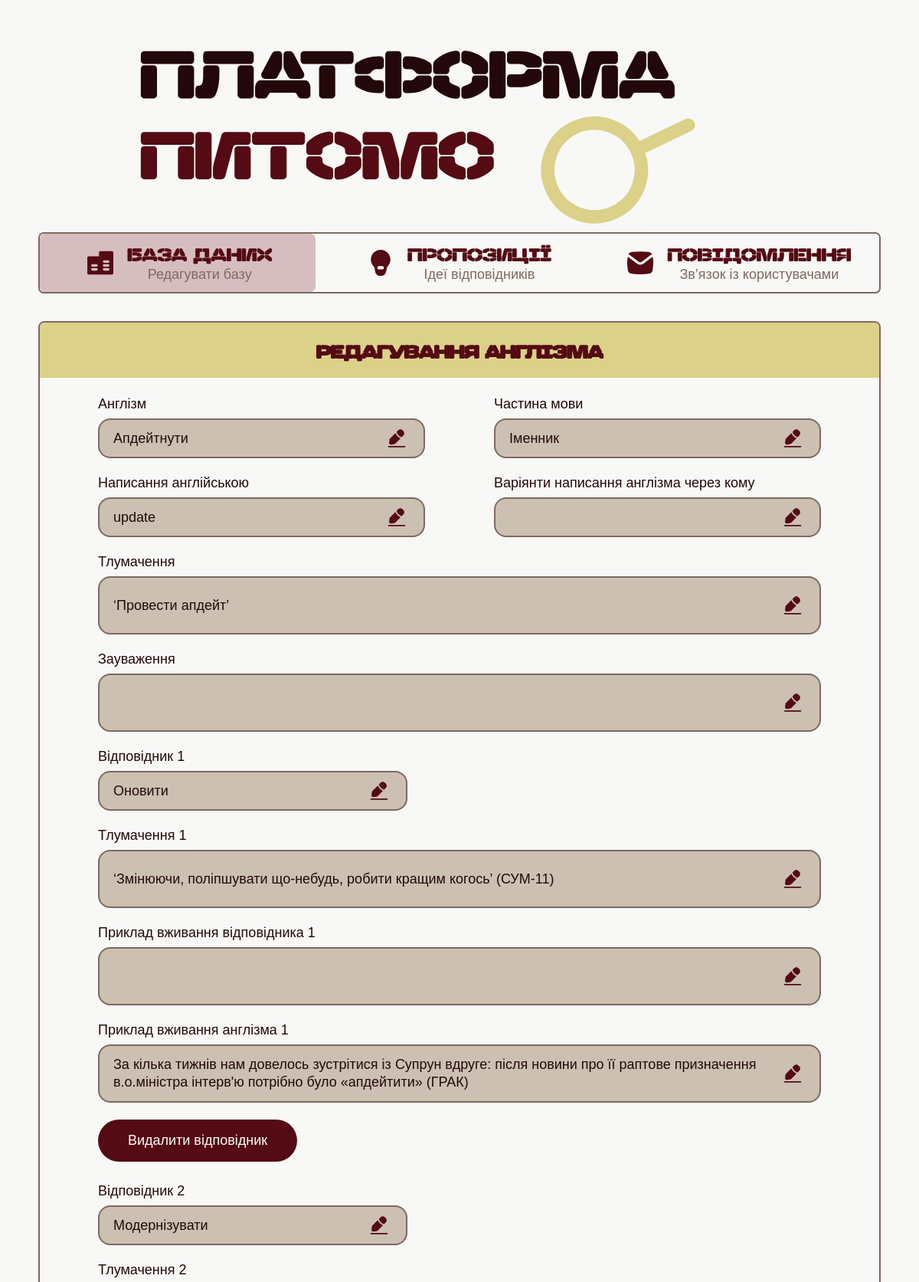
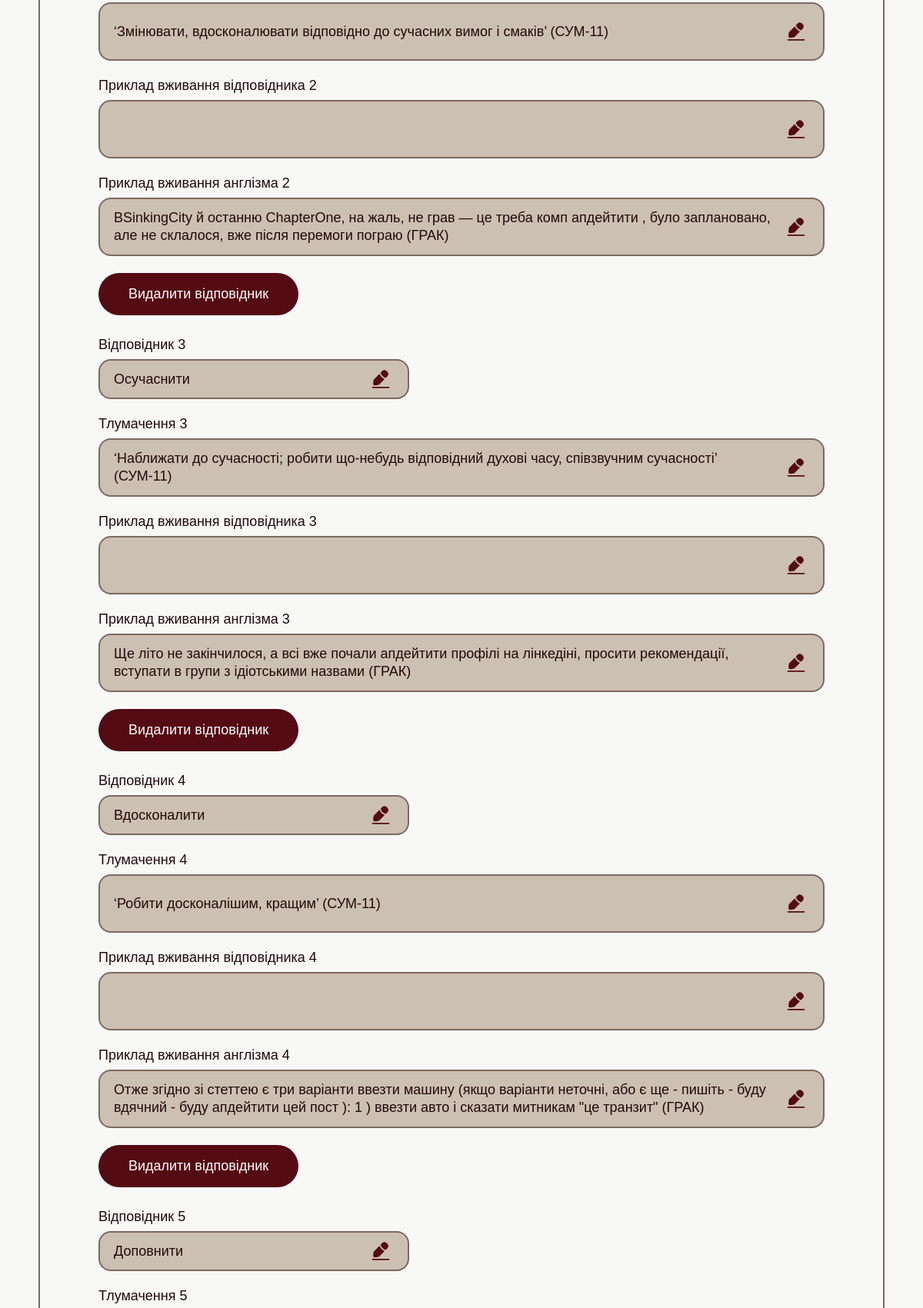
/admin_edit_anglicism/55 (signed in, upper part), run on the app's committed database (2 pictures, top to bottom).
### tables this page shows
CREATE TABLE "Англізм" (
"ID" INTEGER,
  "Англізм" TEXT,
  "Частина мови" TEXT,
  "Оригінальне написання англізма" TEXT,
  "Тлумачення" TEXT,
  "Зауваження" TEXT
);

CREATE TABLE "Відповідник" (
"ID" INTEGER,
  "ID англізма" INTEGER,
  "Відповідник" TEXT,
  "Тлумачення" TEXT,
  "Приклад вживання відповідника" TEXT,
  "Приклад вживання англізма" TEXT
);

### app.py (the view, shortened to what this page needs)
@app.route(
    "/admin_edit_anglicism/<int:anglicism_id>",
    methods=["GET", "POST"]
)
def admin_edit_anglicism(anglicism_id):
    if not session.get("admin_logged_in"):
        return redirect(url_for("admin_login"))
    conn = sqlite3.connect(DB_PATH)
    cursor = conn.cursor()
    anglicism_data = get_anglicism_by_id(
        anglicism_id
    )
    if not anglicism_data:
        conn.close()
        return redirect(url_for("admin_database"))
    equivalents = anglicism_data["replacements"]
    conn.close()
    return render_template(
        "admin_edit_anglicism.html",
        anglicism={
            "id": anglicism_data["id"],
            "word": anglicism_data["anglicism"],
            "part_of_speech": anglicism_data["part_of_speech"],
            "english_word": anglicism_data["original_spelling"],
            "definition": anglicism_data["definition"],
            "notes": "",
            "variants": ", ".join(anglicism_data["variants"])
        },
        equivalents=equivalents
    )

### templates/admin_edit_anglicism.html (shortened to what this page needs)
<!DOCTYPE html>
<html lang="uk">
<head>
  <link
    rel="stylesheet"
    href="{{ url_for('static', filename='css/admin_edit_anglicism.css') }}"
  />
</head>
<body>
<header class="admin-header">
  <img
    class="logo"
    src="{{ url_for('static', filename='images/Лого.svg') }}"
    alt="Платформа Питомо"
  />
  <nav class="admin-nav">
    <a
      href="{{ url_for('admin_database') }}"
      class="admin-nav-item active"
    >
      <img
        src="{{ url_for('static', filename='images/іконка_база_даних.svg') }}"
        alt=""
      />
      <div>
        <span>База даних</span>
        <small>Редагувати базу</small>
      </div>
    </a>
    <a
      href="{{ url_for('admin_suggestions') }}"
      class="admin-nav-item"
    >
      <img
        src="{{ url_for('static', filename='images/іконка_лампочка.svg') }}"
        alt=""
      />
      <div>
        <span>Пропозиції</span>
        <small>Ідеї відповідників</small>
      </div>
    </a>
    <a
      href="{{ url_for('admin_messages') }}"
      class="admin-nav-item"
    >
      <img
        src="{{ url_for('static', filename='images/іконка_повідомлення.svg') }}"
        alt=""
      />
      <div>
        <span>Повідомлення</span>
        <small>Зв’язок із користувачами</small>
      </div>
    </a>
  </nav>
</header>
<main>
  <section class="edit-card">
    <div class="edit-card-header">
      <h1>Редагування англізма</h1>
    </div>
    <form
      class="edit-form"
      method="POST"
      action="{{ url_for('admin_edit_anglicism', anglicism_id=anglicism.id) }}"
    >
      <div class="form-row">
        <label>
          Англізм
          <div class="editable-field short">
            <span
              class="editable-text"
              contenteditable="true"
              data-input-id="anglicism-word-input"
            >
              {{ anglicism.word }}
            </span>
            <button type="button">
              <img
                src="{{ url_for('static', filename='images/іконка_редагувати.svg') }}"
                alt="Редагувати"
              />
            </button>
          </div>
        </label>
        <label>
          Частина мови
          <div class="editable-field short">
            <span
              class="editable-text"
              contenteditable="true"
              data-input-id="part-of-speech-input"
            >
              {{ anglicism.part_of_speech }}
            </span>
            <button type="button">
              <img
                src="{{ url_for('static', filename='images/іконка_редагувати.svg') }}"
                alt="Редагувати"
              />
            </button>
          </div>
        </label>
      </div>
      <div class="form-row">
        <label>
          Написання англійською
          <div class="editable-field short">
            <span
              class="editable-text"
              contenteditable="true"
              data-input-id="english-input"
            >
              {{ anglicism.english_word }}
            </span>
            <button type="button">
              <img
                src="{{ url_for('static', filename='images/іконка_редагувати.svg') }}"
                alt="Редагувати"
              />
            </button>
          </div>
        </label>
        <label>
          Варіянти написання англізма через кому
          <div class="editable-field short">
            <span
              class="editable-text"
              contenteditable="true"
              data-input-id="variants-input"
            >
            </span>
            <button type="button">
              <img
                src="{{ url_for('static', filename='images/іконка_редагувати.svg') }}"
                alt="Редагувати"
              />
            </button>
          </div>
        </label>
      </div>
      <label>
        Тлумачення
        <div class="editable-field large">
          <span
            class="editable-text"
            contenteditable="true"
            data-input-id="definition-input"
          >
            {{ anglicism.definition }}
          </span>
          <button type="button">
            <img
              src="{{ url_for('static', filename='images/іконка_редагувати.svg') }}"
              alt="Редагувати"
            />
          </button>
        </div>
      </label>
      <label>
        Зауваження
        <div class="editable-field large">
          <span
            class="editable-text"
            contenteditable="true"
            data-input-id="notes-input"
          >
          </span>
          <button type="button">
            <img
              src="{{ url_for('static', filename='images/іконка_редагувати.svg') }}"
              alt="Редагувати"
            />
          </button>
        </div>
      </label>
      <div id="equivalents-container">
        {% for equivalent in equivalents %}
        <div class="equivalent-block">
          <label class="short-field">
            <span class="equivalent-title">
            </span>
            <div class="editable-field short">
              <span
                class="editable-text equivalent-word"
                contenteditable="true"
              >
                {{ equivalent.word }}
              </span>
              <button type="button">
                <img
                  src="{{ url_for('static', filename='images/іконка_редагувати.svg') }}"
                  alt="Редагувати"
                />
              </button>
            </div>
          </label>
          <label>
            <span class="meaning-title">
            </span>
            <div class="editable-field large">
              <span
                class="editable-text equivalent-definition"
                contenteditable="true"
              >
                {{ equivalent.definition }}
              </span>
              <button type="button">
                <img
                  src="{{ url_for('static', filename='images/іконка_редагувати.svg') }}"
                  alt="Редагувати"
                />
              </button>
            </div>
          </label>
          <label>
            <span class="example-equivalent-title">
            </span>
            <div class="editable-field large">
              <span
                class="editable-text equivalent-example"
                contenteditable="true"
              >
              </span>
              <button type="button">
                <img
                  src="{{ url_for('static', filename='images/іконка_редагувати.svg') }}"
                  alt="Редагувати"
                />
              </button>
            </div>
          </label>
          <label>
            <span class="example-anglicism-title">
            </span>
            <div class="editable-field large">
              <span
                class="editable-text anglicism-example"
                contenteditable="true"
              >
                {{ equivalent.example_anglicism }}
              </span>
              <button type="button">
                <img
                  src="{{ url_for('static', filename='images/іконка_редагувати.svg') }}"
                  alt="Редагувати"
                />
              </button>
            </div>
          </label>
          <button
            class="delete-equivalent-button"
            type="button"
          >
            Видалити відповідник
          </button>
        </div>
        {% endfor %}
      </div>
    </form>
  </section>
</main>
</body>
</html>

### static/css/admin_edit_anglicism.css (style rules this page uses)
:root { --bg: #f8f8f7; --beige: #ccc0b2; --brown: #7d6960; --dark: #22080b; --yellow: #dbd189; --wine: #540b14; --active: #d6bdc0; --field-fill: #ccc0b2; }
* { box-sizing: border-box; }
body { margin: 0; background: var(--bg); color: var(--dark); font-family: "Noto Sans Hebrew New", Arial, sans-serif; }
.admin-header { width: 1100px; margin: 35px auto 0; }
.logo { display: block; width: 835px; max-width: 100%; margin: 0 auto; }
.admin-nav { width: 1100px; height: 80px; display: grid; grid-template-columns: repeat(3, 1fr); border: 2px solid var(--brown); border-radius: 7px; overflow: hidden; background: var(--bg); position: relative; }
.admin-nav::before { content: ""; position: absolute; top: 0; left: 0; height: 100%; background: var(--active); border-radius: 7px; transition: all 0.35s ease; z-index: 0; width: 360px; transform: translateX(0); }
.admin-nav-item { display: flex; align-items: center; justify-content: center; gap: 18px; text-decoration: none; color: var(--dark); position: relative; z-index: 1; }
.admin-nav-item.active, .admin-nav-item:hover { background: transparent; }
.admin-nav-item img { width: 34px; height: 34px; }
.admin-nav-item span { font-family: "Nastup Soft", Impact, sans-serif; font-size: 24px; line-height: 1; text-transform: uppercase; color: var(--wine); }
.admin-nav-item small { display: block; margin-top: 4px; font-size: 18px; line-height: 1; color: var(--brown); text-align: center; }
.edit-card { width: 1100px; margin: 36px auto 70px; border: 2px solid var(--brown); border-radius: 8px; overflow: hidden; background: var(--bg); }
.edit-card-header { height: 72px; background: var(--yellow); display: flex; align-items: center; justify-content: center; }
.edit-card-header h1 { margin: 0; font-family: "Nastup Soft", Impact, sans-serif; font-size: 24px; line-height: 1; text-transform: uppercase; color: var(--wine); }
.edit-form { padding: 24px 76px 34px; }
.form-row { display: grid; grid-template-columns: 1fr 1fr; gap: 90px; margin-bottom: 22px; }
.edit-form label { display: flex; flex-direction: column; font-size: 18px; color: var(--dark); margin-bottom: 22px; }
.form-row label { margin-bottom: 0; }
.editable-field, .edit-form input { width: 100%; margin-top: 8px; border: 2px solid var(--brown); border-radius: 16px; background: var(--field-fill); padding: 10px 18px; font-family: "Noto Sans Hebrew New", Arial, sans-serif; font-size: 18px; color: var(--dark); outline: none; }
.editable-field { display: grid; grid-template-columns: 1fr 34px; align-items: center; gap: 12px; }
.editable-field.short { min-height: 43px; }
.editable-field.large { min-height: 76px; }
.editable-field span { line-height: 1.25; }
.editable-field button { border: none; background: transparent; cursor: pointer; padding: 0; display: flex; align-items: center; justify-content: center; }
.editable-field button img { width: 28px; height: 28px; transition: filter 0.25s ease; }
.short-field { width: 404px; }
.equivalent-block { margin-bottom: 28px; }
.delete-equivalent-button { width: 260px; height: 55px; margin-bottom: 28px; border: none; border-radius: 30px; background: var(--wine); color: white; font-size: 18px; cursor: pointer; display: flex; align-items: center; justify-content: center; transition: background-color 0.25s ease, color 0.25s ease; }
.delete-equivalent-button { width: 260px; height: 55px; margin-bottom: 28px; border: none; border-radius: 30px; background: var(--wine); color: white; font-size: 18px; cursor: pointer; }
.editable-text { border: none; outline: none; background: transparent; }

### data on the page
Англізм: word "Апдейтнути", part_of_speech "Іменник", english_word "update", definition "‘Провести апдейт’"
Відповідник: word "Оновити", definition "‘Змінюючи, поліпшувати що-небудь, робити кращим когось’ (СУМ-11)", example_anglicism "За кілька тижнів нам довелось зустрітися із Супрун вдруге: після новини про її раптове призначення в.о.міністра інтерв'ю потрібно було «апдейтити» (ГРАК)"
Відповідник: word "Модернізувати", definition "‘Змінювати, вдосконалювати відповідно до сучасних вимог і смаків’ (СУМ-11)", example_anglicism "ВSinkingCity й останню ChapterOne, на жаль, не грав — це треба комп апдейтити , було заплановано, але не склалося, вже після перемоги пограю (ГРАК)"
Відповідник: word "Осучаснити", definition "‘Наближати до сучасності; робити що-небудь відповідний духові часу, співзвучним сучасності’ (СУМ-11)", example_anglicism "Ще літо не закінчилося, а всі вже почали апдейтити профілі на лінкедіні, просити рекомендації, вступати в групи з ідіотськими назвами (ГРАК)"
Відповідник: word "Вдосконалити", definition "‘Робити досконалішим, кращим’ (СУМ-11)", example_anglicism "Отже згідно зі стеттею є три варіанти ввезти машину (якщо варіанти неточні, або є ще - пишіть - буду вдячний - буду апдейтити цей пост ): 1 ) ввезти авто і сказати митникам \"це транзит\" (ГРАК)"
Відповідник: word "Доповнити"
